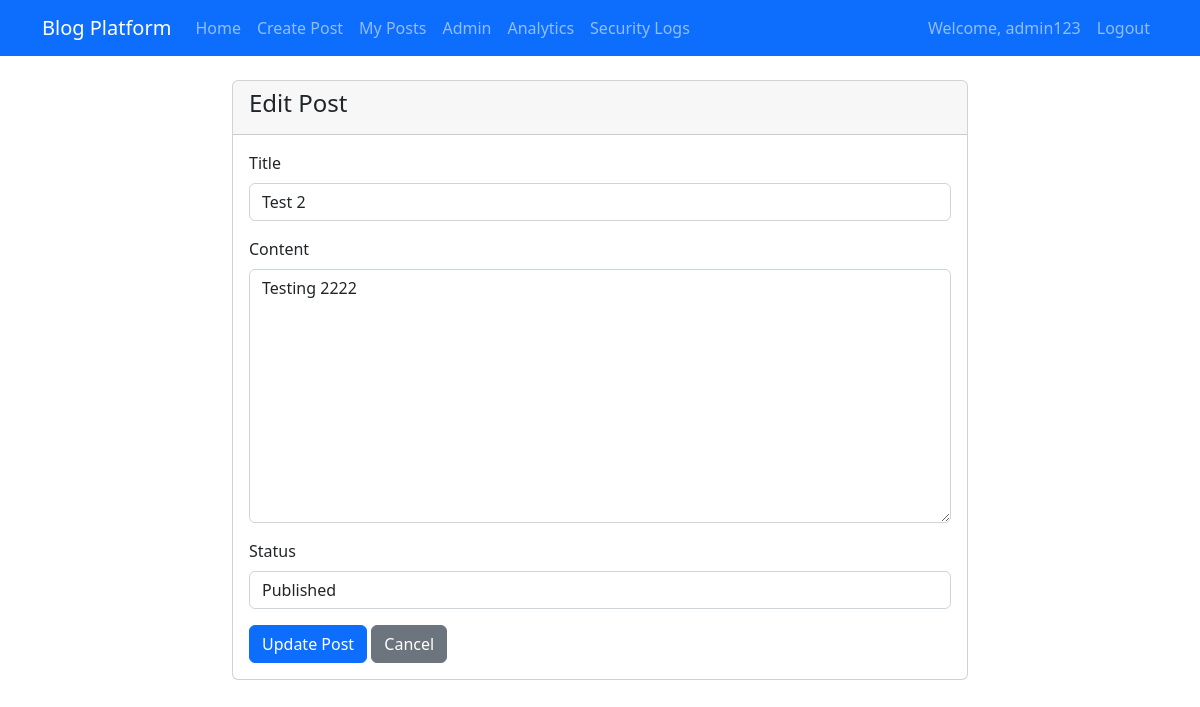
/edit_post.php?id=2 (signed in), run on the app's committed database.
### tables this page shows
CREATE TABLE `posts` (
  `id` int(11) NOT NULL,
  `title` varchar(255) NOT NULL,
  `content` text NOT NULL,
  `user_id` int(11) DEFAULT NULL,
  `created_at` timestamp NOT NULL DEFAULT current_timestamp(),
  `updated_at` timestamp NOT NULL DEFAULT current_timestamp() ON UPDATE current_timestamp(),
  `status` enum('draft','published','archived') DEFAULT 'draft'
);

### classes/Post.php (called while the page is built, shortened)
<?php
class Post {
    private $conn;
    private $table_name = "posts";
    public function __construct($db) {
        $this->conn = $db;
    }
    public function read($id = null) {
        $query = "SELECT p.*, u.username
                FROM " . $this->table_name . " p
                LEFT JOIN users u ON p.user_id = u.id ";
        if($id) {
            $query .= "WHERE p.id = ?";
            $stmt = $this->conn->prepare($query);
            $stmt->bindParam(1, $id);
        } else {
            $query .= "WHERE p.status = 'published' ORDER BY p.created_at DESC";
            $stmt = $this->conn->prepare($query);
        }
        $stmt->execute();
        return $stmt;
    }
}
?>

### edit_post.php (the view, shortened to what this page needs)
<?php
require_once 'classes/Post.php';
$database = new Database();
$db = $database->getConnection();
$post = new Post($db);
$post_id = isset($_GET['id']) ? intval($_GET['id']) : 0;
$stmt = $post->read($post_id);
$post_data = $stmt->fetch(PDO::FETCH_ASSOC);
require_once 'includes/header.php';
?>
<div class="row">
    <div class="col-md-8 offset-md-2">
        <div class="card">
            <div class="card-header">
                <h4>Edit Post</h4>
            </div>
            <div class="card-body">
                <form method="POST">
                    <div class="mb-3">
                        <label for="title" class="form-label">Title</label>
                        <input type="text" class="form-control" id="title" name="title" value="<?php echo htmlspecialchars($post_data['title']); ?>" required>
                    </div>
                    <div class="mb-3">
                        <label for="content" class="form-label">Content</label>
                        <textarea class="form-control" id="content" name="content" rows="10" required><?php echo htmlspecialchars($post_data['content']); ?></textarea>
                    </div>
                    <div class="mb-3">
                        <label for="status" class="form-label">Status</label>
                        <select class="form-control" id="status" name="status">
                            <option value="published" <?php echo $post_data['status'] == 'published' ? 'selected' : ''; ?>>Published</option>
                        </select>
                    </div>
                    <button type="submit" class="btn btn-primary">Update Post</button>
                    <a href="view_post.php?id=<?php echo $post_id; ?>" class="btn btn-secondary">Cancel</a>
                </form>
            </div>
        </div>
    </div>
</div>
<?php require_once 'includes/footer.php'; ?>

### data on the page
posts: title "Test 2", content "Testing 2222", status "Published"

### other printed values
$_SESSION['username'] "admin123"
